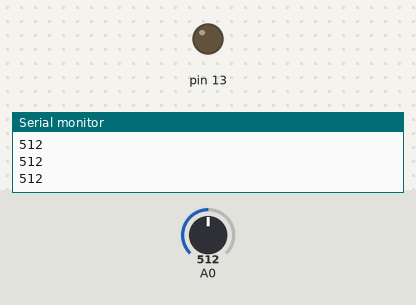
This sketch was run on a simulated Arduino Uno, built with avr-gcc and run on an emulated ATmega328P. On the bench: output pins drawn as LEDs (lit = HIGH), the last lines printed to the serial monitor. The test bench sets the inputs (shaded band); at power-on: A0 = 512.

Above: at 1.2 s.
1.3 s: A0 set to 492
At 1.8 s:
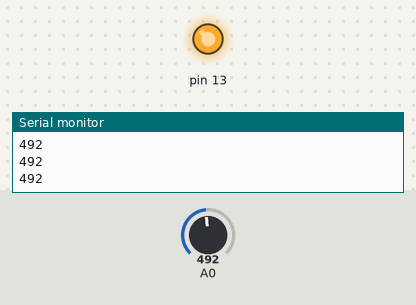
2.8 s: A0 set to 510
At 4.0 s:
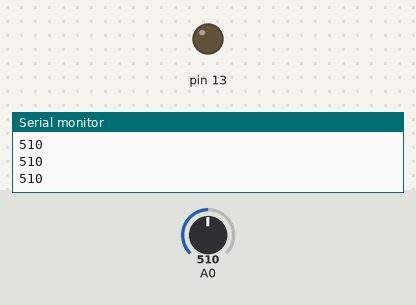
4.3 s: A0 set to 490
At 5.3 s:
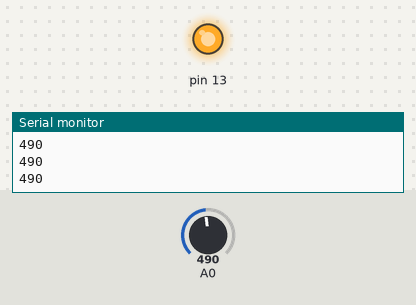
Timing chart, 0 to 7.3 s (numbered marks = the images above; inputs shaded):
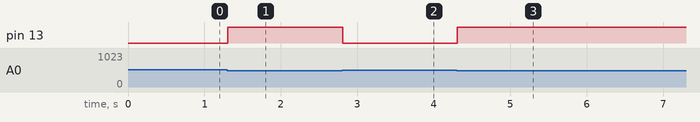

Measured:
- the behaviour switches between 500 and 499 on A0 (found by bisection; images 0 and 1)
- after the input at 1.3 s, pin 13: LOW → HIGH at once
- after the input at 2.8 s, pin 13: HIGH → LOW at once
- after the input at 4.3 s, pin 13: LOW → HIGH at once

The sketch:

leituraAnalogica.ino
```cpp
/**
 * Leitura analógica
 * LDR
 * @author Denise F Saldanha Fogo
 */

void setup() {
  pinMode(13, OUTPUT);
  Serial.begin(9600);
}

void loop() {
  int ldr = analogRead(A0);
  Serial.println(ldr);
if(ldr<500){
  digitalWrite(13,HIGH);
}else{
  digitalWrite(13,LOW);
}

}
```
